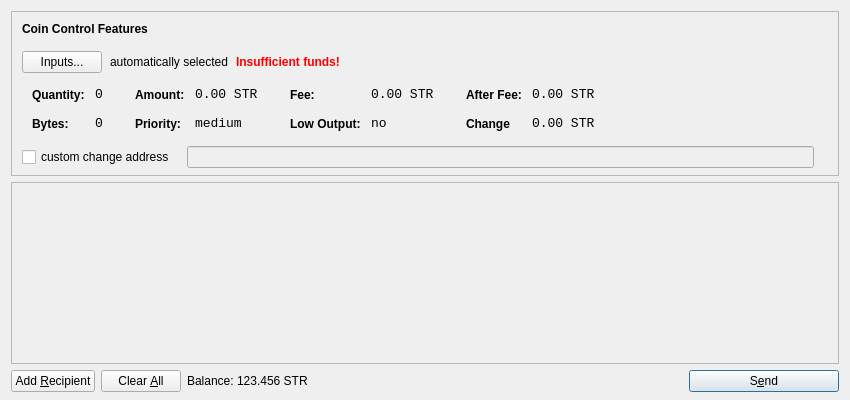
<?xml version="1.0" encoding="UTF-8"?>
<ui version="4.0">
 <class>SendCoinsDialog</class>
 <widget class="QDialog" name="SendCoinsDialog">
  <property name="geometry">
   <rect>
    <x>0</x>
    <y>0</y>
    <width>850</width>
    <height>400</height>
   </rect>
  </property>
  <property name="windowTitle">
   <string>Send Coins</string>
  </property>
  <layout class="QVBoxLayout" name="verticalLayout" stretch="0,1,0">
   <property name="bottomMargin">
    <number>8</number>
   </property>
   <item>
    <widget class="QFrame" name="frameCoinControl">
     <property name="sizePolicy">
      <sizepolicy hsizetype="Expanding" vsizetype="Expanding">
       <horstretch>0</horstretch>
       <verstretch>0</verstretch>
      </sizepolicy>
     </property>
     <property name="maximumSize">
      <size>
       <width>16777215</width>
       <height>16777215</height>
      </size>
     </property>
     <property name="frameShape">
      <enum>QFrame::StyledPanel</enum>
     </property>
     <property name="frameShadow">
      <enum>QFrame::Sunken</enum>
     </property>
     <layout class="QVBoxLayout" name="verticalLayoutCoinControl2">
      <property name="spacing">
       <number>-1</number>
      </property>
      <property name="leftMargin">
       <number>0</number>
      </property>
      <property name="topMargin">
       <number>0</number>
      </property>
      <property name="rightMargin">
       <number>0</number>
      </property>
      <property name="bottomMargin">
       <number>6</number>
      </property>
      <item>
       <layout class="QVBoxLayout" name="verticalLayoutCoinControl" stretch="0,0,0,0,1">
        <property name="spacing">
         <number>0</number>
        </property>
        <property name="leftMargin">
         <number>10</number>
        </property>
        <property name="topMargin">
         <number>10</number>
        </property>
        <item>
         <layout class="QHBoxLayout" name="horizontalLayoutCoinControl1">
          <property name="bottomMargin">
           <number>15</number>
          </property>
          <item>
           <widget class="QLabel" name="labelCoinControlFeatures">
            <property name="sizePolicy">
             <sizepolicy hsizetype="Preferred" vsizetype="Maximum">
              <horstretch>0</horstretch>
              <verstretch>0</verstretch>
             </sizepolicy>
            </property>
            <property name="font">
             <font>
              <weight>75</weight>
              <bold>true</bold>
             </font>
            </property>
            <property name="styleSheet">
             <string notr="true">font-weight:bold;</string>
            </property>
            <property name="text">
             <string>Coin Control Features</string>
            </property>
           </widget>
          </item>
         </layout>
        </item>
        <item>
         <layout class="QHBoxLayout" name="horizontalLayoutCoinControl2" stretch="0,0,0,0">
          <property name="spacing">
           <number>8</number>
          </property>
          <property name="bottomMargin">
           <number>10</number>
          </property>
          <item>
           <widget class="QPushButton" name="pushButtonCoinControl">
            <property name="styleSheet">
             <string notr="true"/>
            </property>
            <property name="text">
             <string>Inputs...</string>
            </property>
           </widget>
          </item>
          <item>
           <widget class="QLabel" name="labelCoinControlAutomaticallySelected">
            <property name="text">
             <string>automatically selected</string>
            </property>
            <property name="margin">
             <number>5</number>
            </property>
           </widget>
          </item>
          <item>
           <widget class="QLabel" name="labelCoinControlInsuffFunds">
            <property name="font">
             <font>
              <weight>75</weight>
              <bold>true</bold>
             </font>
            </property>
            <property name="styleSheet">
             <string notr="true">color:red;font-weight:bold;</string>
            </property>
            <property name="text">
             <string>Insufficient funds!</string>
            </property>
            <property name="margin">
             <number>5</number>
            </property>
           </widget>
          </item>
          <item>
           <spacer name="horizontalSpacerCoinControl">
            <property name="orientation">
             <enum>Qt::Horizontal</enum>
            </property>
            <property name="sizeHint" stdset="0">
             <size>
              <width>40</width>
              <height>1</height>
             </size>
            </property>
           </spacer>
          </item>
         </layout>
        </item>
        <item>
         <widget class="QWidget" name="widgetCoinControl" native="true">
          <property name="sizePolicy">
           <sizepolicy hsizetype="Preferred" vsizetype="Preferred">
            <horstretch>0</horstretch>
            <verstretch>0</verstretch>
           </sizepolicy>
          </property>
          <property name="minimumSize">
           <size>
            <width>0</width>
            <height>0</height>
           </size>
          </property>
          <property name="styleSheet">
           <string notr="true"/>
          </property>
          <layout class="QHBoxLayout" name="horizontalLayoutCoinControl5">
           <property name="margin">
            <number>0</number>
           </property>
           <item>
            <layout class="QHBoxLayout" name="horizontalLayoutCoinControl3" stretch="0,0,0,1">
             <property name="spacing">
              <number>20</number>
             </property>
             <property name="topMargin">
              <number>0</number>
             </property>
             <property name="bottomMargin">
              <number>10</number>
             </property>
             <item>
              <layout class="QFormLayout" name="formLayoutCoinControl1">
               <property name="horizontalSpacing">
                <number>10</number>
               </property>
               <property name="verticalSpacing">
                <number>14</number>
               </property>
               <property name="leftMargin">
                <number>10</number>
               </property>
               <property name="topMargin">
                <number>4</number>
               </property>
               <property name="rightMargin">
                <number>6</number>
               </property>
               <item row="0" column="0">
                <widget class="QLabel" name="labelCoinControlQuantityText">
                 <property name="styleSheet">
                  <string notr="true">font-weight:bold;</string>
                 </property>
                 <property name="text">
                  <string>Quantity:</string>
                 </property>
                 <property name="margin">
                  <number>0</number>
                 </property>
                </widget>
               </item>
               <item row="0" column="1">
                <widget class="QLabel" name="labelCoinControlQuantity">
                 <property name="font">
                  <font>
                   <family>Monospace</family>
                   <pointsize>10</pointsize>
                  </font>
                 </property>
                 <property name="cursor">
                  <cursorShape>IBeamCursor</cursorShape>
                 </property>
                 <property name="contextMenuPolicy">
                  <enum>Qt::ActionsContextMenu</enum>
                 </property>
                 <property name="text">
                  <string>0</string>
                 </property>
                 <property name="margin">
                  <number>0</number>
                 </property>
                 <property name="textInteractionFlags">
                  <set>Qt::LinksAccessibleByMouse|Qt::TextSelectableByKeyboard|Qt::TextSelectableByMouse</set>
                 </property>
                </widget>
               </item>
               <item row="1" column="0">
                <widget class="QLabel" name="labelCoinControlBytesText">
                 <property name="styleSheet">
                  <string notr="true">font-weight:bold;</string>
                 </property>
                 <property name="text">
                  <string>Bytes:</string>
                 </property>
                </widget>
               </item>
               <item row="1" column="1">
                <widget class="QLabel" name="labelCoinControlBytes">
                 <property name="font">
                  <font>
                   <family>Monospace</family>
                   <pointsize>10</pointsize>
                  </font>
                 </property>
                 <property name="cursor">
                  <cursorShape>IBeamCursor</cursorShape>
                 </property>
                 <property name="contextMenuPolicy">
                  <enum>Qt::ActionsContextMenu</enum>
                 </property>
                 <property name="text">
                  <string>0</string>
                 </property>
                 <property name="textInteractionFlags">
                  <set>Qt::LinksAccessibleByMouse|Qt::TextSelectableByKeyboard|Qt::TextSelectableByMouse</set>
                 </property>
                </widget>
               </item>
              </layout>
             </item>
             <item>
              <layout class="QFormLayout" name="formLayoutCoinControl2">
               <property name="horizontalSpacing">
                <number>10</number>
               </property>
               <property name="verticalSpacing">
                <number>14</number>
               </property>
               <property name="leftMargin">
                <number>6</number>
               </property>
               <property name="topMargin">
                <number>4</number>
               </property>
               <property name="rightMargin">
                <number>6</number>
               </property>
               <item row="0" column="0">
                <widget class="QLabel" name="labelCoinControlAmountText">
                 <property name="styleSheet">
                  <string notr="true">font-weight:bold;</string>
                 </property>
                 <property name="text">
                  <string>Amount:</string>
                 </property>
                 <property name="margin">
                  <number>0</number>
                 </property>
                </widget>
               </item>
               <item row="0" column="1">
                <widget class="QLabel" name="labelCoinControlAmount">
                 <property name="font">
                  <font>
                   <family>Monospace</family>
                   <pointsize>10</pointsize>
                  </font>
                 </property>
                 <property name="cursor">
                  <cursorShape>IBeamCursor</cursorShape>
                 </property>
                 <property name="contextMenuPolicy">
                  <enum>Qt::ActionsContextMenu</enum>
                 </property>
                 <property name="text">
                  <string>0.00 STR</string>
                 </property>
                 <property name="textInteractionFlags">
                  <set>Qt::LinksAccessibleByMouse|Qt::TextSelectableByKeyboard|Qt::TextSelectableByMouse</set>
                 </property>
                </widget>
               </item>
               <item row="1" column="0">
                <widget class="QLabel" name="labelCoinControlPriorityText">
                 <property name="styleSheet">
                  <string notr="true">font-weight:bold;</string>
                 </property>
                 <property name="text">
                  <string>Priority:</string>
                 </property>
                </widget>
               </item>
               <item row="1" column="1">
                <widget class="QLabel" name="labelCoinControlPriority">
                 <property name="font">
                  <font>
                   <family>Monospace</family>
                   <pointsize>10</pointsize>
                  </font>
                 </property>
                 <property name="cursor">
                  <cursorShape>IBeamCursor</cursorShape>
                 </property>
                 <property name="contextMenuPolicy">
                  <enum>Qt::ActionsContextMenu</enum>
                 </property>
                 <property name="text">
                  <string>medium</string>
                 </property>
                 <property name="textInteractionFlags">
                  <set>Qt::LinksAccessibleByMouse|Qt::TextSelectableByKeyboard|Qt::TextSelectableByMouse</set>
                 </property>
                </widget>
               </item>
              </layout>
             </item>
             <item>
              <layout class="QFormLayout" name="formLayoutCoinControl3">
               <property name="horizontalSpacing">
                <number>10</number>
               </property>
               <property name="verticalSpacing">
                <number>14</number>
               </property>
               <property name="leftMargin">
                <number>6</number>
               </property>
               <property name="topMargin">
                <number>4</number>
               </property>
               <property name="rightMargin">
                <number>6</number>
               </property>
               <item row="0" column="0">
                <widget class="QLabel" name="labelCoinControlFeeText">
                 <property name="styleSheet">
                  <string notr="true">font-weight:bold;</string>
                 </property>
                 <property name="text">
                  <string>Fee:</string>
                 </property>
                 <property name="margin">
                  <number>0</number>
                 </property>
                </widget>
               </item>
               <item row="0" column="1">
                <widget class="QLabel" name="labelCoinControlFee">
                 <property name="font">
                  <font>
                   <family>Monospace</family>
                   <pointsize>10</pointsize>
                  </font>
                 </property>
                 <property name="cursor">
                  <cursorShape>IBeamCursor</cursorShape>
                 </property>
                 <property name="contextMenuPolicy">
                  <enum>Qt::ActionsContextMenu</enum>
                 </property>
                 <property name="text">
                  <string>0.00 STR</string>
                 </property>
                 <property name="textInteractionFlags">
                  <set>Qt::LinksAccessibleByMouse|Qt::TextSelectableByKeyboard|Qt::TextSelectableByMouse</set>
                 </property>
                </widget>
               </item>
               <item row="1" column="0">
                <widget class="QLabel" name="labelCoinControlLowOutputText">
                 <property name="styleSheet">
                  <string notr="true">font-weight:bold;</string>
                 </property>
                 <property name="text">
                  <string>Low Output:</string>
                 </property>
                </widget>
               </item>
               <item row="1" column="1">
                <widget class="QLabel" name="labelCoinControlLowOutput">
                 <property name="font">
                  <font>
                   <family>Monospace</family>
                   <pointsize>10</pointsize>
                  </font>
                 </property>
                 <property name="cursor">
                  <cursorShape>IBeamCursor</cursorShape>
                 </property>
                 <property name="contextMenuPolicy">
                  <enum>Qt::ActionsContextMenu</enum>
                 </property>
                 <property name="text">
                  <string>no</string>
                 </property>
                 <property name="textInteractionFlags">
                  <set>Qt::LinksAccessibleByMouse|Qt::TextSelectableByKeyboard|Qt::TextSelectableByMouse</set>
                 </property>
                </widget>
               </item>
              </layout>
             </item>
             <item>
              <layout class="QFormLayout" name="formLayoutCoinControl4">
               <property name="horizontalSpacing">
                <number>10</number>
               </property>
               <property name="verticalSpacing">
                <number>14</number>
               </property>
               <property name="leftMargin">
                <number>6</number>
               </property>
               <property name="topMargin">
                <number>4</number>
               </property>
               <property name="rightMargin">
                <number>6</number>
               </property>
               <item row="0" column="0">
                <widget class="QLabel" name="labelCoinControlAfterFeeText">
                 <property name="styleSheet">
                  <string notr="true">font-weight:bold;</string>
                 </property>
                 <property name="text">
                  <string>After Fee:</string>
                 </property>
                 <property name="margin">
                  <number>0</number>
                 </property>
                </widget>
               </item>
               <item row="0" column="1">
                <widget class="QLabel" name="labelCoinControlAfterFee">
                 <property name="font">
                  <font>
                   <family>Monospace</family>
                   <pointsize>10</pointsize>
                  </font>
                 </property>
                 <property name="cursor">
                  <cursorShape>IBeamCursor</cursorShape>
                 </property>
                 <property name="contextMenuPolicy">
                  <enum>Qt::ActionsContextMenu</enum>
                 </property>
                 <property name="text">
                  <string>0.00 STR</string>
                 </property>
                 <property name="textInteractionFlags">
                  <set>Qt::LinksAccessibleByMouse|Qt::TextSelectableByKeyboard|Qt::TextSelectableByMouse</set>
                 </property>
                </widget>
               </item>
               <item row="1" column="0">
                <widget class="QLabel" name="labelCoinControlChangeText">
                 <property name="styleSheet">
                  <string notr="true">font-weight:bold;</string>
                 </property>
                 <property name="text">
                  <string>Change</string>
                 </property>
                </widget>
               </item>
               <item row="1" column="1">
                <widget class="QLabel" name="labelCoinControlChange">
                 <property name="font">
                  <font>
                   <family>Monospace</family>
                   <pointsize>10</pointsize>
                  </font>
                 </property>
                 <property name="cursor">
                  <cursorShape>IBeamCursor</cursorShape>
                 </property>
                 <property name="contextMenuPolicy">
                  <enum>Qt::ActionsContextMenu</enum>
                 </property>
                 <property name="text">
                  <string>0.00 STR</string>
                 </property>
                 <property name="textInteractionFlags">
                  <set>Qt::LinksAccessibleByMouse|Qt::TextSelectableByKeyboard|Qt::TextSelectableByMouse</set>
                 </property>
                </widget>
               </item>
              </layout>
             </item>
            </layout>
           </item>
          </layout>
         </widget>
        </item>
        <item>
         <layout class="QHBoxLayout" name="horizontalLayoutCoinControl4" stretch="0,0,0">
          <property name="spacing">
           <number>12</number>
          </property>
          <property name="sizeConstraint">
           <enum>QLayout::SetDefaultConstraint</enum>
          </property>
          <property name="topMargin">
           <number>5</number>
          </property>
          <property name="rightMargin">
           <number>5</number>
          </property>
          <item>
           <widget class="QCheckBox" name="checkBoxCoinControlChange">
            <property name="text">
             <string>custom change address</string>
            </property>
           </widget>
          </item>
          <item>
           <widget class="QLineEdit" name="lineEditCoinControlChange">
            <property name="enabled">
             <bool>false</bool>
            </property>
            <property name="sizePolicy">
             <sizepolicy hsizetype="Expanding" vsizetype="Fixed">
              <horstretch>0</horstretch>
              <verstretch>0</verstretch>
             </sizepolicy>
            </property>
           </widget>
          </item>
          <item>
           <widget class="QLabel" name="labelCoinControlChangeLabel">
            <property name="sizePolicy">
             <sizepolicy hsizetype="Preferred" vsizetype="Expanding">
              <horstretch>0</horstretch>
              <verstretch>0</verstretch>
             </sizepolicy>
            </property>
            <property name="minimumSize">
             <size>
              <width>0</width>
              <height>0</height>
             </size>
            </property>
            <property name="text">
             <string/>
            </property>
            <property name="margin">
             <number>3</number>
            </property>
           </widget>
          </item>
         </layout>
        </item>
        <item>
         <spacer name="verticalSpacerCoinControl">
          <property name="orientation">
           <enum>Qt::Vertical</enum>
          </property>
          <property name="sizeHint" stdset="0">
           <size>
            <width>800</width>
            <height>1</height>
           </size>
          </property>
         </spacer>
        </item>
       </layout>
      </item>
     </layout>
    </widget>
   </item>
   <item>
    <widget class="QScrollArea" name="scrollArea">
     <property name="widgetResizable">
      <bool>true</bool>
     </property>
     <widget class="QWidget" name="scrollAreaWidgetContents">
      <property name="geometry">
       <rect>
        <x>0</x>
        <y>0</y>
        <width>830</width>
        <height>165</height>
       </rect>
      </property>
      <layout class="QVBoxLayout" name="verticalLayout_2">
       <property name="margin">
        <number>0</number>
       </property>
       <item>
        <layout class="QVBoxLayout" name="entries">
         <property name="spacing">
          <number>6</number>
         </property>
        </layout>
       </item>
       <item>
        <spacer name="verticalSpacer">
         <property name="orientation">
          <enum>Qt::Vertical</enum>
         </property>
         <property name="sizeHint" stdset="0">
          <size>
           <width>20</width>
           <height>40</height>
          </size>
         </property>
        </spacer>
       </item>
      </layout>
     </widget>
    </widget>
   </item>
   <item>
    <layout class="QHBoxLayout" name="horizontalLayout">
     <item>
      <widget class="QPushButton" name="addButton">
       <property name="toolTip">
        <string>Send to multiple recipients at once</string>
       </property>
       <property name="text">
        <string>Add &amp;Recipient</string>
       </property>
       <property name="icon">
        <iconset resource="../bitcoin.qrc">
         <normaloff>:/icons/add</normaloff>:/icons/add</iconset>
       </property>
       <property name="autoDefault">
        <bool>false</bool>
       </property>
      </widget>
     </item>
     <item>
      <widget class="QPushButton" name="clearButton">
       <property name="sizePolicy">
        <sizepolicy hsizetype="Minimum" vsizetype="Fixed">
         <horstretch>0</horstretch>
         <verstretch>0</verstretch>
        </sizepolicy>
       </property>
       <property name="toolTip">
        <string>Remove all transaction fields</string>
       </property>
       <property name="text">
        <string>Clear &amp;All</string>
       </property>
       <property name="icon">
        <iconset resource="../bitcoin.qrc">
         <normaloff>:/icons/remove</normaloff>:/icons/remove</iconset>
       </property>
       <property name="autoRepeatDelay">
        <number>300</number>
       </property>
       <property name="autoDefault">
        <bool>false</bool>
       </property>
      </widget>
     </item>
     <item>
      <layout class="QHBoxLayout" name="horizontalLayout_2">
       <property name="spacing">
        <number>3</number>
       </property>
       <item>
        <widget class="QLabel" name="label">
         <property name="sizePolicy">
          <sizepolicy hsizetype="Preferred" vsizetype="Fixed">
           <horstretch>0</horstretch>
           <verstretch>0</verstretch>
          </sizepolicy>
         </property>
         <property name="text">
          <string>Balance:</string>
         </property>
        </widget>
       </item>
       <item>
        <widget class="QLabel" name="labelBalance">
         <property name="sizePolicy">
          <sizepolicy hsizetype="Preferred" vsizetype="Fixed">
           <horstretch>0</horstretch>
           <verstretch>0</verstretch>
          </sizepolicy>
         </property>
         <property name="cursor">
          <cursorShape>IBeamCursor</cursorShape>
         </property>
         <property name="text">
          <string>123.456 STR</string>
         </property>
         <property name="textInteractionFlags">
          <set>Qt::LinksAccessibleByMouse|Qt::TextSelectableByKeyboard|Qt::TextSelectableByMouse</set>
         </property>
        </widget>
       </item>
      </layout>
     </item>
     <item>
      <spacer name="horizontalSpacer">
       <property name="orientation">
        <enum>Qt::Horizontal</enum>
       </property>
       <property name="sizeHint" stdset="0">
        <size>
         <width>40</width>
         <height>20</height>
        </size>
       </property>
      </spacer>
     </item>
     <item>
      <widget class="QPushButton" name="sendButton">
       <property name="minimumSize">
        <size>
         <width>150</width>
         <height>0</height>
        </size>
       </property>
       <property name="toolTip">
        <string>Confirm the send action</string>
       </property>
       <property name="text">
        <string>S&amp;end</string>
       </property>
       <property name="icon">
        <iconset resource="../bitcoin.qrc">
         <normaloff>:/icons/send</normaloff>:/icons/send</iconset>
       </property>
       <property name="default">
        <bool>true</bool>
       </property>
      </widget>
     </item>
    </layout>
   </item>
  </layout>
 </widget>
 <resources>
  <include location="../bitcoin.qrc"/>
 </resources>
 <connections/>
</ui>
